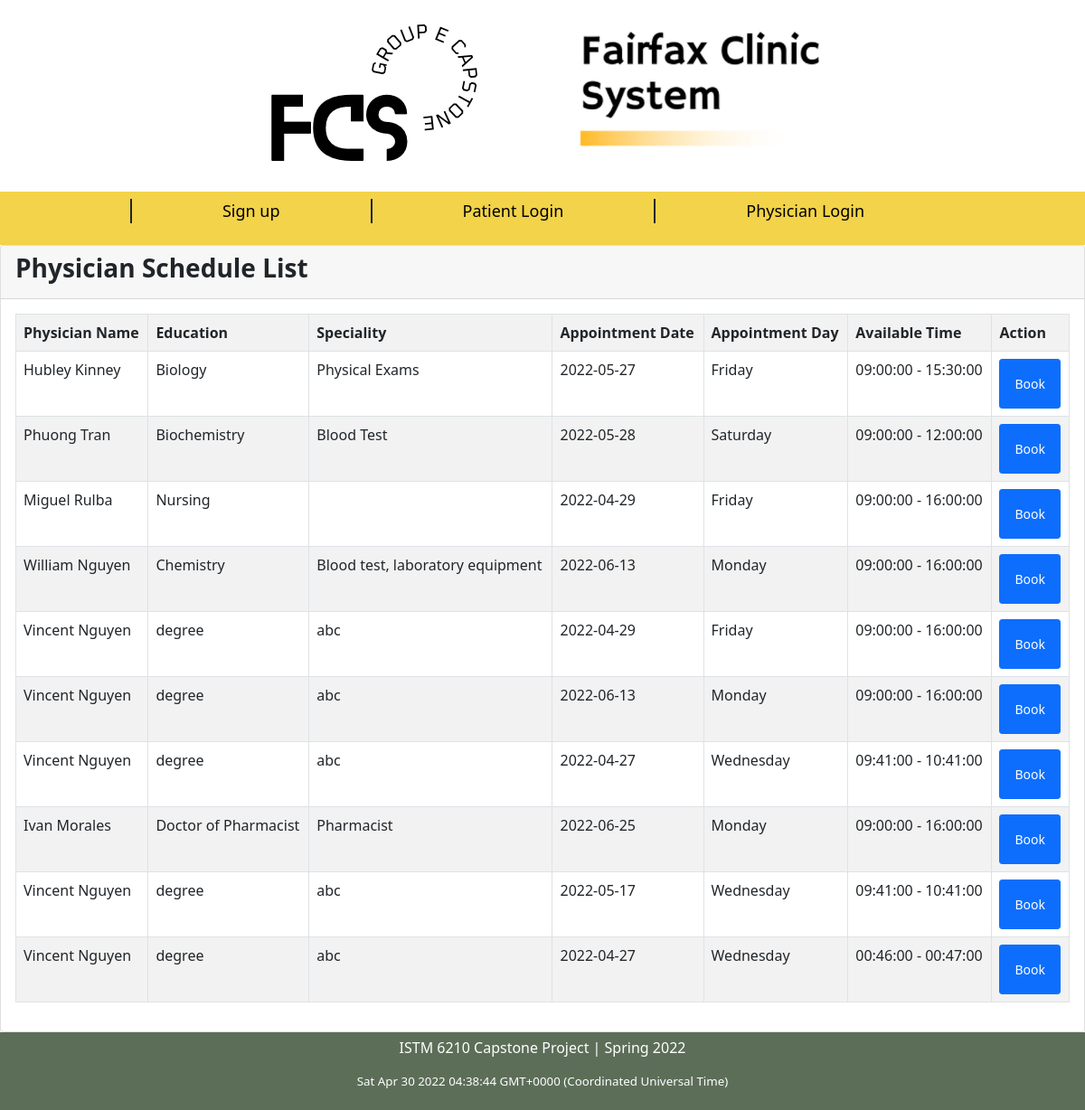
/book_appointment.php, run on the app's committed database.
### tables this page shows
CREATE TABLE `physician_schedule` (
  `id` int(25) NOT NULL,
  `physician_id` int(25) NOT NULL,
  `appt_date` date NOT NULL,
  `start_time` time NOT NULL,
  `appt_end_time` time NOT NULL,
  `appt_day` enum('Monday','Tuesday','Wednesday','Thursday','Friday','Saturday','Sunday') NOT NULL,
  `appt_status` enum('Completed','Booked','Cancel','In Process','Reviewed') NOT NULL,
  `created_at` datetime NOT NULL DEFAULT CURRENT_TIMESTAMP
);

CREATE TABLE `physician` (
  `id` int(25) NOT NULL,
  `first_name` varchar(50) NOT NULL,
  `last_name` varchar(50) NOT NULL,
  `middle_name` varchar(50) NOT NULL,
  `email` varchar(125) NOT NULL,
  `password` varchar(125) NOT NULL,
  `degree` varchar(100) NOT NULL,
  `phone_number` varchar(125) NOT NULL,
  `dob` date NOT NULL,
  `speciality` varchar(125) NOT NULL,
  `created_at` datetime NOT NULL DEFAULT CURRENT_TIMESTAMP
);

### book_appointment.php (the view, shortened to what this page needs)
<?php
include_once('header.php');
require_once './includes/dbh.inc.php';
  $query = "Select ps.id ,p.first_name, p.last_name, p.degree, p.speciality, ps.appt_date, ps.appt_day, ps.start_time, ps.appt_end_time
  from physician_schedule ps
  INNER join physician p on ps.physician_id=p.id
  where ps.appt_status like 'In Process';";
  $query_run = mysqli_query($conn, $query);
?>
<body>
<div class="card">
			      		<div class="card-header"><h3><b>Physician Schedule List</b></h3></div>
			      		<div class="card-body">
		      				<div class="table-responsive">
		      					<table class="table table-striped table-bordered">
		      						<tr>
									  <th>Physician Name </th>
		      							<th>Education</th>
		      							<th>Speciality</th>
		      							<th>Appointment Date</th>
		      							<th>Appointment Day</th>
		      							<th>Available Time</th>
		      							<th>Action</th>
		      						</tr>
                      <?php
                        while($row = mysqli_fetch_assoc($query_run)){
		      							echo '
		      							<tr>
		      								<td>'.$row["first_name"].' '.$row["last_name"].'</td>
		      								<td>'.$row["degree"].'</td>
		      								<td>'.$row["speciality"].'</td>
		      								<td>'.$row["appt_date"].'</td>
		      								<td>'.$row["appt_day"].'</td>
		      								<td>'.$row["start_time"].' - '.$row["appt_end_time"].'</td>
		      							 <td><button type="button" name="book_appointment" class="btn btn-primary btn-sm p-3 book_appointment" data-id="'.$row["id"].'">Book</button></td>
		      							</tr>
		      							';
		      						}
		      						?>
		      					</table>
		      				</div>
		      			</div>
                  </div>
</body>
<?php
    include_once('footer.php');
?>

### css/Appointment.css (style rules this page uses)
body { font-family: Segoe, "Segoe UI", "DejaVu Sans", "Trebuchet MS", Verdana, sans-serif; margin: 0; }

### css/Home_Patient.css (style rules this page uses)
* { box-sizing: border-box; }
body { font-family: Segoe, "Segoe UI", "DejaVu Sans", "Trebuchet MS", Verdana, sans-serif; margin: 0; }

### data on the page
physician_schedule: physician.first_name "Hubley", physician.last_name "Kinney", physician.degree "Biology", physician.speciality "Physical Exams", appt_date "2022-05-27", appt_day "Friday", start_time "09:00:00", appt_end_time "15:30:00"
physician_schedule: physician.first_name "Phuong", physician.last_name "Tran", physician.degree "Biochemistry", physician.speciality "Blood Test", appt_date "2022-05-28", appt_day "Saturday", start_time "09:00:00", appt_end_time "12:00:00"
physician_schedule: physician.first_name "Miguel", physician.last_name "Rulba", physician.degree "Nursing", appt_date "2022-04-29", appt_day "Friday", start_time "09:00:00", appt_end_time "16:00:00"
physician_schedule: physician.first_name "William", physician.last_name "Nguyen", physician.degree "Chemistry", physician.speciality "Blood test, laboratory equipment", appt_date "2022-06-13", appt_day "Monday", start_time "09:00:00", appt_end_time "16:00:00"
physician_schedule: physician.first_name "Vincent", physician.last_name "Nguyen", physician.degree "degree", physician.speciality "abc", appt_date "2022-04-29", appt_day "Friday", start_time "09:00:00", appt_end_time "16:00:00"
physician_schedule: physician.first_name "Vincent", physician.last_name "Nguyen", physician.degree "degree", physician.speciality "abc", appt_date "2022-06-13", appt_day "Monday", start_time "09:00:00", appt_end_time "16:00:00"
physician_schedule: physician.first_name "Vincent", physician.last_name "Nguyen", physician.degree "degree", physician.speciality "abc", appt_date "2022-04-27", appt_day "Wednesday", start_time "09:41:00", appt_end_time "10:41:00"
physician_schedule: physician.first_name "Ivan", physician.last_name "Morales", physician.degree "Doctor of Pharmacist", physician.speciality "Pharmacist", appt_date "2022-06-25", appt_day "Monday", start_time "09:00:00", appt_end_time "16:00:00"
physician_schedule: physician.first_name "Vincent", physician.last_name "Nguyen", physician.degree "degree", physician.speciality "abc", appt_date "2022-05-17", appt_day "Wednesday", start_time "09:41:00", appt_end_time "10:41:00"
physician_schedule: physician.first_name "Vincent", physician.last_name "Nguyen", physician.degree "degree", physician.speciality "abc", appt_date "2022-04-27", appt_day "Wednesday", start_time "00:46:00", appt_end_time "00:47:00"
